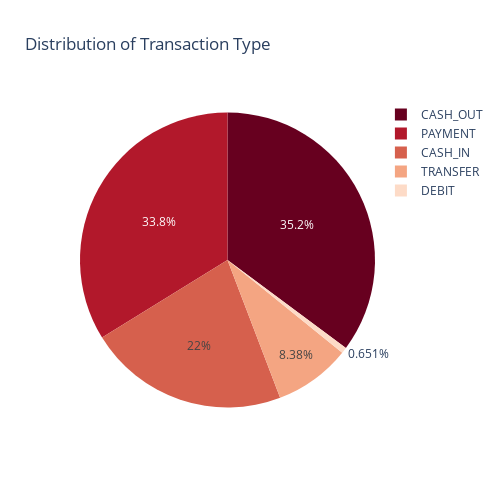

Source (notebook cell):
### Code cell
type = data["type"].value_counts()
transactions = type.index
quantity = type.values
figure = px.pie(data, values=quantity, names=transactions,width=500,height=500, title="Distribution of Transaction Type",
                color_discrete_sequence=px.colors.sequential.RdBu)
figure.show()

### Figure 1 — Plotly figure (JSON) as saved in the notebook; plotly's stock layout.template omitted (floating-point values rounded to 4 significant figures)
{"data": [{"domain": {"x": [0, 1], "y": [0, 1]}, "hovertemplate": "label=%{label}<br>value=%{value}<extra></extra>", "labels": ["CASH_OUT", "PAYMENT", "CASH_IN", "TRANSFER", "DEBIT"], "legendgroup": "", "name": "", "showlegend": true, "type": "pie", "values": [2237500, 2151495, 1399284, 532909, 41432]}], "layout": {"height": 500, "legend": {"tracegroupgap": 0}, "piecolorway": ["rgb(103,0,31)", "rgb(178,24,43)", "rgb(214,96,77)", "rgb(244,165,130)", "rgb(253,219,199)", "rgb(247,247,247)", "rgb(209,229,240)", "rgb(146,197,222)", "rgb(67,147,195)", "rgb(33,102,172)", "rgb(5,48,97)"], "title": {"text": "Distribution of Transaction Type"}, "width": 500}}
